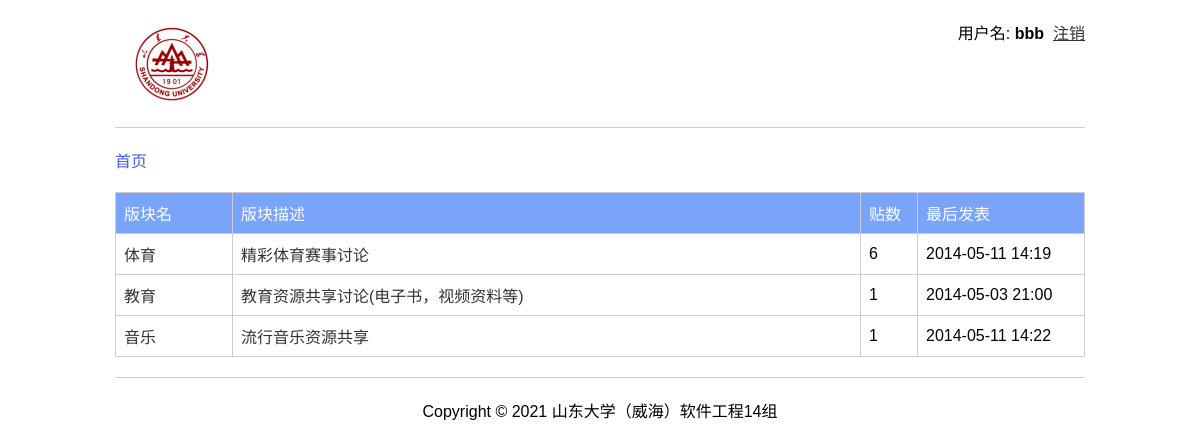
The page / (signed in) on the database its author committed.
### tables this page shows
CREATE TABLE IF NOT EXISTS `t_board` (
  `board_name` varchar(100) NOT NULL,
  `description` varchar(800) DEFAULT NULL,
  PRIMARY KEY (`board_name`)
);

### index.php (called while the page is built, shortened)
<?php
	require_once("./modules/board.php");
	$boards = get_all_boards();
	require_once('./pages/main.php');
?>

### includes/db.php (called while the page is built, shortened)
<?php
	function exe_sql($sql) {
		$conn = mysqli_connect(DB_HOST, DB_USERNAME, DB_PASSWORD, DB_NAME);
		mysqli_set_charset($conn, "utf8");
		$result = mysqli_query($conn, $sql);
		if (is_bool($result)) {
			$data = mysqli_affected_rows($conn);
		} else {
			$data = array();
			while (($row = mysqli_fetch_assoc($result))) {
				$data[] = $row;
			}
		}
		return $data;
	}
?>

### modules/board.php (called while the page is built, shortened)
<?php
	require_once('./includes/db.php');
	function get_all_boards() {
		$sql = "
			SELECT t_board.board_name, t_board.description, count(t_post.id) as post_cnt, max(t_post.write_time) as last_update_time
			FROM t_board
			LEFT JOIN t_post ON t_board.board_name = t_post.board_name
			where t_post.pid is null
			group by t_board.board_name
		";
		$boards = exe_sql($sql);
		return $boards;
	}
?>

### pages/main.php (the view)
<?php require_once('_header.php'); ?>
	<div class="main">
		<table border="1">
			<thead>
				<tr>
					<td width="100">版块名</td>
					<td width="*">版块描述</td>
					<td width="40">贴数</td>
					<td width="150">最后发表</td>
				</tr>
			</thead>
			<tbody>
				<?php
					if (empty($boards)) {
						echo '尚未创建版块';
					} else {
						foreach ($boards as $board) {
							echo '<tr>';
							echo '<td><a href="board_detail.php?board=' . urlencode($board['board_name']) . '">' . $board['board_name'] . '</a></td>';
							echo '<td><a href="board_detail.php?board=' . urlencode($board['board_name']) . '">' . $board['description'] . '</a></td>';
							echo '<td>' . $board['post_cnt'] . '</td>';
							echo '<td>' . $board['last_update_time'] . '</td>';
							echo '</tr>';
						}
					}
				?>
			</tbody>
		</table>
	</div>
<?php require_once('_footer.php'); ?>

### pages/css/style.css (style rules this page uses)
html { overflow-y: scroll; font-family: Arial,Helvetica,sans-serif, "宋体"; }
body, table, tr, td, input { margin: 0; padding: 0; }
a { color: #333; text-decoration: none; }
table { border-collapse: collapse; width: 100%; border-color: #ccc; }
table td { padding: 8px; border: 1px solid #ccc; }
table thead td { color: #fff; background: #7aa3fa; }

### rows shown on the page
t_board: board_name "体育", description "精彩体育赛事讨论", post_cnt "6", last_update_time "2014-05-11 14:19"
t_board: board_name "教育", description "教育资源共享讨论(电子书，视频资料等)", post_cnt "1", last_update_time "2014-05-03 21:00"
t_board: board_name "音乐", description "流行音乐资源共享", post_cnt "1", last_update_time "2014-05-11 14:22"

### other values the page prints
$_SESSION['username'] "bbb"
